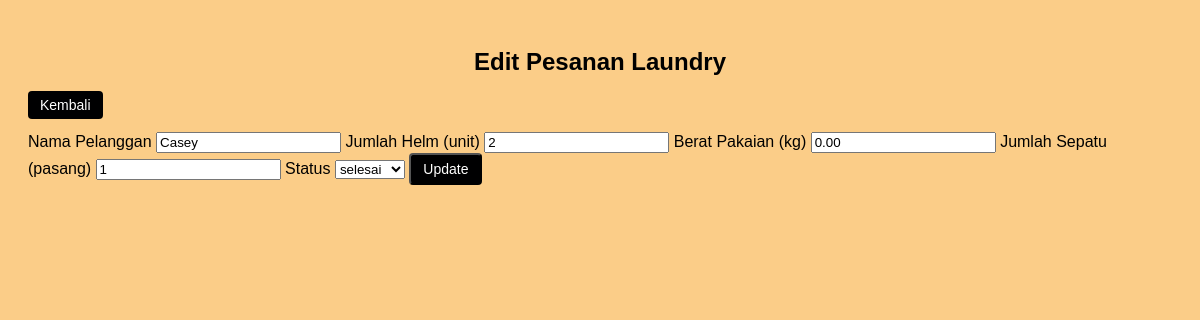
The app's page /update.php?id=3 (signed in) with its own data.
### tables this page shows
CREATE TABLE IF NOT EXISTS pesanan (
    id INT AUTO_INCREMENT PRIMARY KEY,
    nama_pelanggan VARCHAR(100) NOT NULL,
    helm_qty INT DEFAULT 0,
    pakaian_kg DECIMAL(5,2) DEFAULT 0,
    sepatu_pasang INT DEFAULT 0,
    total_harga DECIMAL(10,2) NOT NULL,
    status ENUM('pending','proses','selesai') DEFAULT 'pending',
    tanggal TIMESTAMP DEFAULT CURRENT_TIMESTAMP
);

### update.php (the view, shortened to what this page needs)
<?php
require 'db.php';
$id = (int) $_GET['id'];
$stmt = $koneksi->prepare("SELECT * FROM pesanan WHERE id = ?");
$stmt->bind_param("i", $id);
$stmt->execute();
$data = $stmt->get_result()->fetch_assoc();
?>
<!doctype html>
<html lang="id">
<head>
    <link rel="stylesheet" href="style.css">
</head>
<body>
    <h2>Edit Pesanan Laundry</h2>
    <a href="index.php" class="btn">Kembali</a>
    <br><br>
    <form method="post">
        <label>Nama Pelanggan</label>
        <input type="text" name="nama_pelanggan" required
               value="<?= htmlspecialchars($data['nama_pelanggan']); ?>">
        <label>Jumlah Helm (unit)</label>
        <input type="number" name="helm_qty" min="0"
               value="<?= $data['helm_qty']; ?>">
        <label>Berat Pakaian (kg)</label>
        <input type="number" step="0.1" name="pakaian_kg" min="0"
               value="<?= $data['pakaian_kg']; ?>">
        <label>Jumlah Sepatu (pasang)</label>
        <input type="number" name="sepatu_pasang" min="0"
               value="<?= $data['sepatu_pasang']; ?>">
        <label>Status</label>
        <select name="status">
            <option value="selesai" <?= $data['status'] == 'selesai' ? 'selected' : ''; ?>>selesai</option>
        </select>
        <button type="submit" class="btn">Update</button>
    </form>
</body>
</html>

### style.css (style rules this page uses)
body { font-family: Arial, sans-serif; padding: 20px; background: #fbcd88; }
h2 { text-align: center; }
.btn, .btn-edit, .btn-delete { padding: 6px 12px; border-radius: 4px; text-decoration: none; font-size: 14px; }
.btn { background: #000001; color: #fff; }

### records on screen
pesanan: nama_pelanggan "Casey", helm_qty "2", pakaian_kg "0.00", sepatu_pasang "1", status "selesai"
